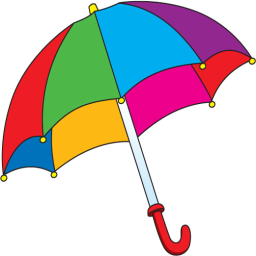
%> input picture lab10/umbrella.png, 256 x 256 px
$ octave ex2.m   (GNU Octave 9; MATLAB toolbox functions it lacks are replaced by stand-ins)
%> lines starting %> are read from the running program, lines starting %| are printed output that depends on the picture; in (x1, y1, x2, y2) boxes, pixels count from 0 and x2, y2 are one past the last pixel; in counts of white or black regions, pixels touching at a corner belong together; the program's own positions count from 1
### lab10/split.m
function split(img, yS, yE, xS, xE)
    global minsize;
    global segRes;
    global Mres;
    global prog;
    global index;

    W = img(yS:yE, xS:xE);
    M = mean(W(:));
    st = std(W(:));
    size1 = yE - yS;
    size2 = xE - xS;

    if (st > prog) && (size1 > minsize) && (size2 > minsize)
        y = floor((yS + yE) / 2);
        x = floor((xS + xE) / 2);

        split(img, yS, y, xS, x);
        split(img, y + 1, yE, xS, x);
        split(img, yS, y, x + 1, xE);
        split(img, y + 1, yE, x + 1, xE);
    else
        segRes(yS:yE, xS:xE) = index;
        Mres(yS:yE, xS:xE) = M;
        index = index + 1;
    end
end

### lab10/ex2.m
%% section1
clearvars;
close all;
clc;

img = imread('umbrella.png');
%> img is the input picture: size 256x256x3 uint8; mean R, G, B 203, 192.6, 193.8
HSV = double(rgb2hsv(img));
%> HSV: size 256x256x3 double; mean H, S, V 0.268, 0.343, 0.916

H = HSV(:, :, 1);

[Y, X] = size(H);
%> Y = 256; X = 256

global minsize;
minsize = 3;

global prog;
prog = 0.001;

global segRes;
segRes = zeros(Y, X);

global index;
index = 1;

global Mres;
Mres = zeros(Y, X);

split(H, 1, Y, 1, X);
%> in split, `M = mean(W(:));`: M = 0.268
%> in split, `st = std(W(:));`: st = 0.36
%> call 2 of split, with yS = 1, yE = 128, xS = 1, xE = 128
%> in split (call 2), `W = img(yS:yE, xS:xE);`:
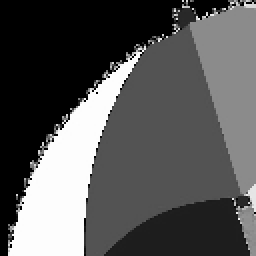
%> W: size 128x128 double (shown 2 times larger); min 0, max 0.998, mean 0.342
%> in split (call 2), `M = mean(W(:));`: M = 0.342
%> in split (call 2), `st = std(W(:));`: st = 0.332
%> in split (call 4), `W = img(yS:yE, xS:xE);`: W: size 32x32 double; every value is 0
%> in split (call 4), `segRes(yS:yE, xS:xE) = index;`: segRes: size 256x256 double; values 0 (black) and 1 (white), 1.6% white; 1 white region, box (x1, y1, x2, y2) and area: (0, 0, 32, 32) 1024
%> in split (call 4), `Mres(yS:yE, xS:xE) = M;`: Mres: size 256x256 double; every value is 0
%> in split (call 6), `segRes(yS:yE, xS:xE) = index;`: segRes: size 256x256 double; min 0, max 2, mean 0.0234
%> in split (call 7), `segRes(yS:yE, xS:xE) = index;`: segRes: size 256x256 double; min 0, max 3, mean 0.0352
%> in split (call 8), `segRes(yS:yE, xS:xE) = index;`: segRes: size 256x256 double; min 0, max 4, mean 0.0508
%> in split (call 10), `segRes(yS:yE, xS:xE) = index;`: segRes: size 256x256 double; min 0, max 5, mean 0.0557
%> in split (call 11), `segRes(yS:yE, xS:xE) = index;`: segRes: size 256x256 double; min 0, max 6, mean 0.0615
%> in split (call 12), `segRes(yS:yE, xS:xE) = index;`: segRes: size 256x256 double; min 0, max 7, mean 0.0684
%> in split (call 14), `segRes(yS:yE, xS:xE) = index;`: segRes: size 256x256 double; min 0, max 8, mean 0.0703
%> in split (call 15), `W = img(yS:yE, xS:xE);`: W = [0 0 0 0; 0 0 0 0; 0 0 0 0.167; 0 0 0 0.333]
%> in split (call 15), `M = mean(W(:));`: M = 0.0312
%> in split (call 15), `st = std(W(:));`: st = 0.0907
%> in split (call 15), `segRes(yS:yE, xS:xE) = index;`: segRes: size 256x256 double; min 0, max 9, mean 0.0725
%> in split (call 15), `Mres(yS:yE, xS:xE) = M;`:
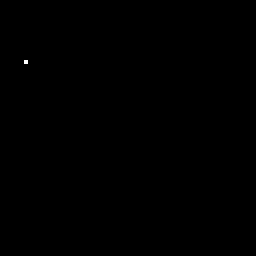
%> Mres: size 256x256 double; values 0 (black) and 0.0312 (white), 0.02% white; 1 white region (1 under 20 px)
%> in split (call 16), `segRes(yS:yE, xS:xE) = index;`: segRes: size 256x256 double; min 0, max 10, mean 0.075
%> in split (call 16), `Mres(yS:yE, xS:xE) = M;`: Mres: size 256x256 double; 0.02% of pixels changed, all inside (x1, y1, x2, y2) = (28, 56, 32, 60)
%> in split (call 17), `segRes(yS:yE, xS:xE) = index;`: segRes: size 256x256 double; min 0, max 11, mean 0.0776
%> in split (call 17), `Mres(yS:yE, xS:xE) = M;`: Mres: size 256x256 double; min 0, max 0.21, mean 7.66e-05
%> in split (call 19), `segRes(yS:yE, xS:xE) = index;`: segRes: size 256x256 double; min 0, max 12, mean 0.125
%> in split (call 20), `segRes(yS:yE, xS:xE) = index;`: segRes: size 256x256 double; min 0, max 13, mean 0.175
%> in split (call 21), `segRes(yS:yE, xS:xE) = index;`: segRes: size 256x256 double; min 0, max 14, mean 0.23
%> in split (call 23), `segRes(yS:yE, xS:xE) = index;`: segRes: size 256x256 double; min 0, max 15, mean 0.245
%> in split (call 25), `segRes(yS:yE, xS:xE) = index;`: segRes: size 256x256 double; min 0, max 16, mean 0.249
%> in split (call 26), `segRes(yS:yE, xS:xE) = index;`: segRes: size 256x256 double; min 0, max 17, mean 0.253
%> in split (call 27), `segRes(yS:yE, xS:xE) = index;`: segRes: size 256x256 double; min 0, max 18, mean 0.257
%> in split (call 28), `segRes(yS:yE, xS:xE) = index;`: segRes: size 256x256 double; min 0, max 19, mean 0.262
%> in split (call 28), `Mres(yS:yE, xS:xE) = M;`: Mres: size 256x256 double; min 0, max 0.21, mean 8.43e-05
%> in split (call 29), `segRes(yS:yE, xS:xE) = index;`: segRes: size 256x256 double; min 0, max 20, mean 0.281
%> in split (call 31), `segRes(yS:yE, xS:xE) = index;`: segRes: size 256x256 double; min 0, max 21, mean 0.3
%> in split (call 32), `segRes(yS:yE, xS:xE) = index;`: segRes: size 256x256 double; min 0, max 22, mean 0.3
%> in split (call 32), `Mres(yS:yE, xS:xE) = M;`: Mres: size 256x256 double; min 0, max 0.21, mean 0.000114
%> in split (call 33), `W = img(yS:yE, xS:xE);`: W = [0 0 0 0; 0 0 0 0; 0 0 0 0.5; 0 0 0 0.667]
%> in split (call 33), `M = mean(W(:));`: M = 0.0729
%> in split (call 33), `st = std(W(:));`: st = 0.202
%> in split (call 33), `segRes(yS:yE, xS:xE) = index;`: segRes: size 256x256 double; min 0, max 23, mean 0.3
%> in split (call 33), `Mres(yS:yE, xS:xE) = M;`:
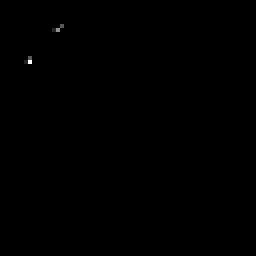
%> Mres: size 256x256 double; min 0, max 0.21, mean 0.000131; drawn with min black and max white
%> in split (call 34), `segRes(yS:yE, xS:xE) = index;`: segRes: size 256x256 double; min 0, max 24, mean 0.3
%> in split (call 34), `Mres(yS:yE, xS:xE) = M;`: Mres: size 256x256 double; 0.02% of pixels changed, all inside (x1, y1, x2, y2) = (60, 28, 64, 32)
%> in split (call 37), `segRes(yS:yE, xS:xE) = index;`: segRes: size 256x256 double; min 0, max 25, mean 0.3
%> in split (call 38), `segRes(yS:yE, xS:xE) = index;`:
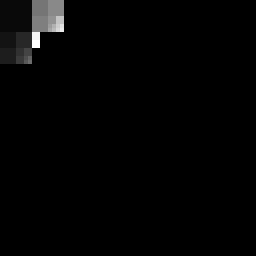
%> segRes: size 256x256 double; min 0, max 26, mean 0.4; drawn with min black and max white
%> in split (call 39), `segRes(yS:yE, xS:xE) = index;`: segRes: size 256x256 double; 0.1% of pixels changed, all inside (x1, y1, x2, y2) = (40, 32, 48, 40)
imshow(segRes, []);

%%

i = 0;

while i < index
	IB = (segRes == i);

	if (sum(IB(:)) == 0)
		i = i + 1;

		continue;
	end

	[yF, xF] = find(IB, 1, 'first');

	IBunique = unique(nonzeros(imabsdiff(imdilate(IB, strel('square', 3)), IB) .* segRes));
	joined = 0;

	for k = 1:numel(IBunique)
		IBS = (segRes == IBunique(k));

		[yFS, xFS] = find(IBS, 1, 'first');

		color_difference = abs(Mres(yF, xF) - Mres(yFS, xFS));

		if color_difference < (5 / 255)
			segRes(IBS) = i;
			joined = 1;
		end
	end

	if joined == 0
		i = i + 1;
	end
end
%> this loop made 1616 passes
%> (yF, xF, IBunique) on passes 3, 22, 23: (1, 1, [3; 5; 7; 14; 15; 16; 17; 26; 27; 28; 32; 45]), (61, 25, [1; 10; 11; 96; 98]), (57, 29, [1; 9; 11; 33; 36; 37])
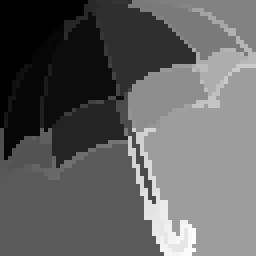
%> segRes: size 256x256 double; min 1, max 1393, mean 530.5; drawn with min black and max white
%> after the loop, i = 1403

segRes_for = segRes;
MRes_for = Mres;
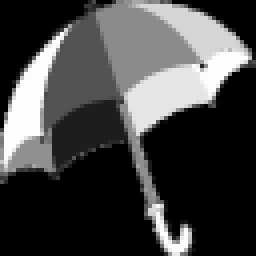
%> MRes_for: size 256x256 double; min 0, max 0.994, mean 0.268

segResu = unique(segRes);
%> segResu = 484 values from 1 to 1393

for i = 1:numel(segResu)
	obszar = (segRes == segResu(i));

	if sum(obszar) < 23
		segRes(obszar) = 0;
	end
end
%> this loop made 484 passes
%> pass 1, `obszar = (segRes == segResu(i));`:
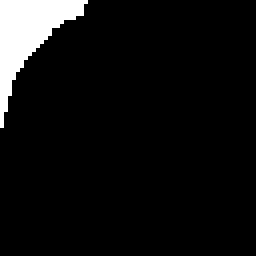
%> obszar: size 256x256 logical; 6.5% white; 1 white region, box (x1, y1, x2, y2) and area: (0, 0, 88, 128) 4272

segResu2 = unique(segRes);
%> segResu2 = [0; 1; 38; 71; 198; 262; 456; 494; 671; 708; 775; 862; 950]
segRes3 = segRes;
for i = 1:numel(segResu2)
	obszar = segRes3 == segResu2(i);
	segRes(obszar) = i;
end
%> this loop made 13 passes

img2 = label2rgb(segRes);

subplot(2, 1, 1);
imshow(img);

subplot(2, 1, 2);
imshow(img2, []);
